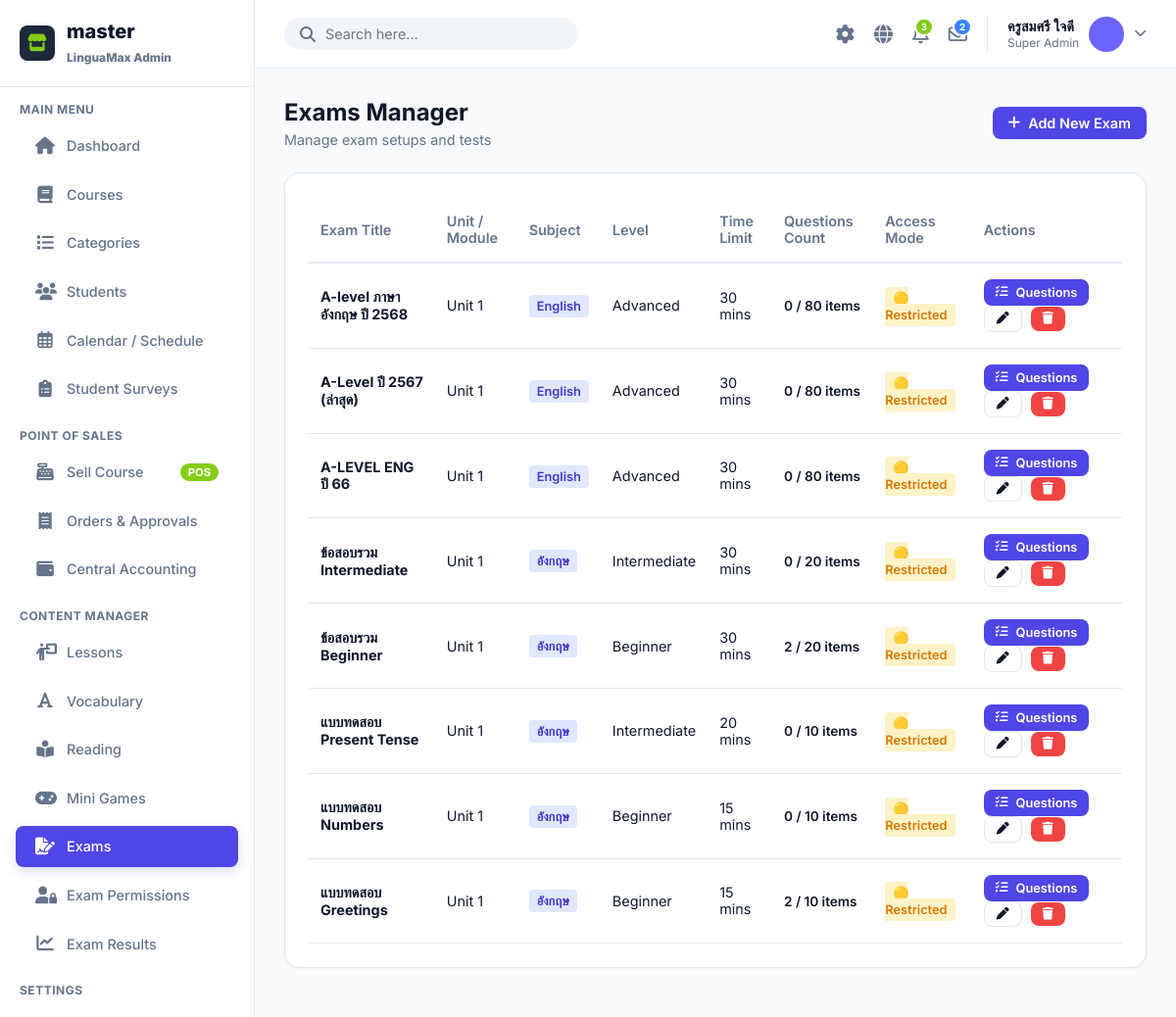
/admin/index.php?page=exams (signed in), run on the app's committed database.
### tables this page shows
CREATE TABLE `users` (
  `id` int(11) NOT NULL AUTO_INCREMENT,
  `code` varchar(10) NOT NULL,
  `username` varchar(50) DEFAULT NULL,
  `password` varchar(255) DEFAULT NULL,
  `fname` varchar(100) NOT NULL,
  `lname` varchar(100) NOT NULL,
  `nickname` varchar(50) NOT NULL,
  `role` enum('student','admin') DEFAULT 'student',
  `level` enum('beginner','intermediate','advanced') DEFAULT 'beginner',
  `xp` int(11) DEFAULT 0,
  `coins` int(11) DEFAULT 0,
  `avatar_color` varchar(7) DEFAULT '#6C63FF',
  `created_at` timestamp NOT NULL DEFAULT current_timestamp(),
  `updated_at` timestamp NOT NULL DEFAULT current_timestamp() ON UPDATE current_timestamp(),
  `daily_xp_goal` int(11) DEFAULT 50,
  `sound_enabled` tinyint(1) DEFAULT 1,
  `notifications_enabled` tinyint(1) DEFAULT 1,
  `character_id` varchar(50) DEFAULT 'default',
  `profile_pic` varchar(255) DEFAULT NULL,
  PRIMARY KEY (`id`),
  UNIQUE KEY `code` (`code`)
);

CREATE TABLE `exams` (
  `id` int(11) NOT NULL AUTO_INCREMENT,
  `title` varchar(255) NOT NULL,
  `unit` varchar(255) DEFAULT 'Unit 1',
  `lesson_id` int(11) DEFAULT NULL,
  `level` enum('beginner','intermediate','advanced') NOT NULL,
  `total_questions` int(11) DEFAULT 20,
  `time_minutes` int(11) DEFAULT 30,
  `created_at` timestamp NOT NULL DEFAULT current_timestamp(),
  `subject` varchar(50) DEFAULT 'อังกฤษ',
  `access_mode` enum('public','restricted','locked') DEFAULT 'restricted',
  PRIMARY KEY (`id`),
  KEY `lesson_id` (`lesson_id`),
  CONSTRAINT `exams_ibfk_1` FOREIGN KEY (`lesson_id`) REFERENCES `lessons` (`id`) ON DELETE SET NULL
);

### admin/page/exams.php (the view, shortened to what this page needs)
<?php
$action = $_GET['action'] ?? 'list';
$id = isset($_GET['id']) ? (int)$_GET['id'] : null;
$errorMsg = '';
try {
    $db->query("SELECT access_mode FROM exams LIMIT 1");
} catch (Exception $e) {
    try {
        $db->exec("ALTER TABLE exams ADD COLUMN access_mode ENUM('public', 'restricted', 'locked') DEFAULT 'restricted'");
    } catch (Exception $ex) {
        $errorMsg = "Database migration failed: " . $ex->getMessage();
    }
}
$stmt = $db->query("SELECT name FROM course_categories ORDER BY id ASC");
$subjects = $stmt->fetchAll(PDO::FETCH_COLUMN);
$stmt = $db->query("SELECT id, title FROM lessons ORDER BY id DESC");
$lessonsList = $stmt->fetchAll();
if ($action === 'edit' || $action === 'add'):
    $item = null;
    if ($action === 'edit' && $id) {
        $stmt = $db->prepare("SELECT * FROM exams WHERE id = ?");
        $stmt->execute([$id]);
        $item = $stmt->fetch();
    }
?>
    <div class="page-header">
        <div>
            <h1 class="page-title"><?= $item ? 'Edit Exam' : 'Add New Exam' ?></h1>
        </div>
        <a href="?page=exams" class="btn btn-outline"><i class="fa-solid fa-arrow-left"></i> Back</a>
    </div>
    <?php if ($errorMsg): ?>
    <div style="background: #FEE2E2; color: #DC2626; padding: 15px; border-radius: 8px; margin-bottom: 20px; font-weight: 600;">
        Error: <?= htmlspecialchars($errorMsg) ?>
    </div>
    <?php endif; ?>
    <div class="card" style="max-width: 800px;">
        <form method="POST" style="display: flex; flex-direction: column; gap: 20px;">
            <div>
                <label style="display:block; font-weight: 600; margin-bottom: 8px;">Exam Title</label>
                <input type="text" name="title" required value="<?= htmlspecialchars($item['title'] ?? '') ?>" style="width: 100%; padding: 12px; border: 1px solid var(--border); border-radius: 8px;">
            </div>
            <div style="display: grid; grid-template-columns: 1fr 1fr; gap: 20px;">
                <div>
                    <label style="display:block; font-weight: 600; margin-bottom: 8px;">Unit / Module</label>
                    <input type="text" name="unit" required value="<?= htmlspecialchars($item['unit'] ?? 'Unit 1') ?>" style="width: 100%; padding: 12px; border: 1px solid var(--border); border-radius: 8px;">
                </div>
                <div>
                    <label style="display:block; font-weight: 600; margin-bottom: 8px;">Link to Lesson (Optional)</label>
                    <select name="lesson_id" style="width: 100%; padding: 12px; border: 1px solid var(--border); border-radius: 8px;">
                        <option value="">-- None --</option>
                        <?php foreach($lessonsList as $l): ?>
                        <option value="<?= $l['id'] ?>" <?= ($item['lesson_id'] ?? '') == $l['id'] ? 'selected' : '' ?>>#<?= $l['id'] ?> - <?= htmlspecialchars($l['title']) ?></option>
                        <?php endforeach; ?>
                    </select>
                </div>
            </div>
            <div style="display: grid; grid-template-columns: 1fr 1fr; gap: 20px;">
                <div>
                    <label style="display:block; font-weight: 600; margin-bottom: 8px;">Subject</label>
                    <select name="subject" required style="width: 100%; padding: 12px; border: 1px solid var(--border); border-radius: 8px;">
                        <?php foreach($subjects as $c): ?>
                        <option value="<?= htmlspecialchars($c) ?>" <?= ($item['subject'] ?? 'อังกฤษ') === $c ? 'selected' : '' ?>><?= htmlspecialchars($c) ?></option>
                        <?php endforeach; ?>
                    </select>
                </div>
                <div>
                    <label style="display:block; font-weight: 600; margin-bottom: 8px;">Level</label>
                    <select name="level" required style="width: 100%; padding: 12px; border: 1px solid var(--border); border-radius: 8px;">
                        <option value="beginner" <?= ($item['level'] ?? '') === 'beginner' ? 'selected' : '' ?>>Beginner</option>
                        <option value="intermediate" <?= ($item['level'] ?? '') === 'intermediate' ? 'selected' : '' ?>>Intermediate</option>
                        <option value="advanced" <?= ($item['level'] ?? '') === 'advanced' ? 'selected' : '' ?>>Advanced</option>
                    </select>
                </div>
            </div>
            <div style="display: grid; grid-template-columns: 1fr 1fr; gap: 20px;">
                <div>
                    <label style="display:block; font-weight: 600; margin-bottom: 8px;">Time Limit (Minutes)</label>
                    <input type="number" name="time_minutes" required value="<?= htmlspecialchars($item['time_minutes'] ?? 30) ?>" style="width: 100%; padding: 12px; border: 1px solid var(--border); border-radius: 8px;">
                </div>
                <div>
                    <label style="display:block; font-weight: 600; margin-bottom: 8px;">Total Questions Displayed</label>
                    <input type="number" name="total_questions" required value="<?= htmlspecialchars($item['total_questions'] ?? 20) ?>" style="width: 100%; padding: 12px; border: 1px solid var(--border); border-radius: 8px;">
                </div>
            </div>
            <div style="display: grid; grid-template-columns: 1fr 1fr; gap: 20px;">
                <div>
                    <label style="display:block; font-weight: 600; margin-bottom: 8px;">Access Mode</label>
                    <select name="access_mode" style="width: 100%; padding: 12px; border: 1px solid var(--border); border-radius: 8px;">
                        <option value="public" <?= ($item['access_mode'] ?? '') === 'public' ? 'selected' : '' ?>>🟢 Public (Open to everyone)</option>
                        <option value="restricted" <?= ($item['access_mode'] ?? 'restricted') === 'restricted' ? 'selected' : '' ?>>🟡 Restricted (Requires permission)</option>
                        <option value="locked" <?= ($item['access_mode'] ?? '') === 'locked' ? 'selected' : '' ?>>🔴 Locked (Closed for all)</option>
                    </select>
                </div>
            </div>
            <div style="margin-top: 10px; border-top: 1px solid var(--border); padding-top: 20px;">
                <button type="submit" class="btn btn-primary"><i class="fa-solid fa-save"></i> Save Exam Setup</button>
            </div>
        </form>
    </div>
<?php else:
    $stmt = $db->query("SELECT e.*, (SELECT COUNT(*) FROM exam_questions q WHERE q.exam_id = e.id) as q_count FROM exams e ORDER BY e.id DESC");
    $items = $stmt->fetchAll();
?>
    <div class="page-header">
        <div>
            <h1 class="page-title">Exams Manager</h1>
            <p style="color: var(--text-muted); font-size: 0.9rem; margin-top: 5px;">Manage exam setups and tests</p>
        </div>
        <a href="?page=exams&action=add" class="btn btn-primary"><i class="fa-solid fa-plus"></i> Add New Exam</a>
    </div>
    <div class="card">
        <table>
            <thead>
                <tr>
                    <th>Exam Title</th>
                    <th>Unit / Module</th>
                    <th>Subject</th>
                    <th>Level</th>
                    <th>Time Limit</th>
                    <th>Questions Count</th>
                    <th>Access Mode</th>
                    <th>Actions</th>
                </tr>
            </thead>
            <tbody>
                <?php foreach($items as $item): ?>
                <tr>
                    <td><strong><?= htmlspecialchars($item['title']) ?></strong></td>
                    <td><?= htmlspecialchars($item['unit']) ?></td>
                    <td><span style="background: #E0E7FF; color: #4338CA; padding: 4px 8px; border-radius: 4px; font-size: 0.8rem; font-weight: 600;"><?= htmlspecialchars($item['subject']) ?></span></td>
                    <td><?= ucfirst($item['level']) ?></td>
                    <td><?= $item['time_minutes'] ?> mins</td>
                    <td>
                        <span style="font-size: 0.85rem; font-weight: 600; color: <?= $item['q_count'] < $item['total_questions'] ? 'var(--danger)' : 'var(--success)' ?>;"><?= $item['q_count'] ?> / <?= $item['total_questions'] ?> items</span>
                    </td>
                    <td>
                        <?php if ($item['access_mode'] === 'public'): ?>
                            <span style="background: #DCFCE7; color: #16A34A; padding: 4px 8px; border-radius: 4px; font-size: 0.8rem; font-weight: 600;">🟢 Public</span>
                        <?php elseif ($item['access_mode'] === 'locked'): ?>
                            <span style="background: #FEE2E2; color: #DC2626; padding: 4px 8px; border-radius: 4px; font-size: 0.8rem; font-weight: 600;">🔴 Locked</span>
                        <?php else: ?>
                            <span style="background: #FEF3C7; color: #D97706; padding: 4px 8px; border-radius: 4px; font-size: 0.8rem; font-weight: 600;">🟡 Restricted</span>
                        <?php endif; ?>
                    </td>
                    <td>
                        <a href="?page=exam_questions&exam_id=<?= $item['id'] ?>" class="btn btn-sm btn-primary" style="margin-right: 5px;" title="Manage Questions"><i class="fa-solid fa-list-check"></i> Questions</a>
                        <a href="?page=exams&action=edit&id=<?= $item['id'] ?>" class="btn btn-sm btn-outline" style="margin-right: 5px;" title="Edit Setup"><i class="fa-solid fa-pen"></i></a>
                        <form method="POST" onsubmit="return confirm('Delete this exam?');" style="display:inline;">
                            <button type="submit" class="btn btn-sm" style="background:#EF4444; color:white; border:none; padding:6px 12px; cursor:pointer; border-radius:8px;"><i class="fa-solid fa-trash"></i></button>
                        </form>
                    </td>
                </tr>
                <?php endforeach; ?>
            </tbody>
        </table>
    </div>
<?php endif; ?>

### admin/includes/topbar.php (shortened to what this page needs)
<?php
$stmt = $db->query("SELECT * FROM users WHERE role='admin' LIMIT 1");
$admin_profile = $stmt->fetch();
$admin_name = $admin_profile ? $admin_profile['fname'] . ' ' . $admin_profile['lname'] : 'Patricia Peter';
$admin_avatar = $admin_profile['avatar_color'] ?? '#64748B';
$stmt = $db->query("SELECT COUNT(*) FROM admin_notifications WHERE is_read=0");
$unread_notifs = $stmt->fetchColumn();
$stmt = $db->query("SELECT COUNT(*) FROM admin_messages WHERE is_read=0");
$unread_msgs = $stmt->fetchColumn();
?>
<div class="topbar">
    <form class="search-bar" action="" method="GET">
        <i class="fa-solid fa-magnifying-glass" onclick="this.parentNode.submit()" style="cursor:pointer;"></i>
        <input type="text" name="q" placeholder="Search here..." value="<?= htmlspecialchars($_GET['q'] ?? '') ?>" required>
    </form>
    <div class="topbar-actions">
        <div class="action-icon" id="themeToggle" onclick="toggleTheme()" title="Toggle Dark Mode">
            <i class="fa-solid fa-gear"></i>
        </div>
        <div class="action-icon dropdown-trigger" data-target="langDropdown" title="Change Language">
            <i class="fa-solid fa-globe"></i>
        </div>
        <div class="action-icon dropdown-trigger" data-target="notifDropdown" title="Notifications">
            <?php if($unread_notifs > 0): ?>
            <span class="action-badge" style="background:#84cc16; color:white;"><?= $unread_notifs ?></span>
            <?php endif; ?>
        </div>
        <div class="action-icon dropdown-trigger" data-target="msgDropdown" title="Messages">
            <?php if($unread_msgs > 0): ?>
            <span class="action-badge" style="background:#3B82F6; color:white;"><?= $unread_msgs ?></span>
            <?php endif; ?>
        </div>
        <div class="profile dropdown-trigger" data-target="profileDropdown" style="cursor:pointer;">
            <div class="profile-info">
                <span class="profile-name"><?= htmlspecialchars($admin_name) ?></span>
                <span class="profile-role">Super Admin</span>
            </div>
            <div class="profile-img" style="background:<?= $admin_avatar ?>;"></div>
            <i class="fa-solid fa-chevron-down" style="font-size:0.8rem; color:var(--text-muted);"></i>
        </div>
    </div>
</div>

### admin/asset/css/style.css (style rules this page uses)
:root { --primary: #4F46E5; --primary-light: #E0E7FF; --secondary: #10B981; --bg: #F8FAFC; --surface: #FFFFFF; --text-main: #0F172A; --text-muted: #64748B; --border: #E2E8F0; --sidebar-width: 260px; --topbar-height: 70px; }
* { box-sizing: border-box; margin: 0; padding: 0; font-family: 'Inter', 'Prompt', sans-serif; }
body { background: var(--bg); color: var(--text-main); display: flex; height: 100vh; overflow: hidden; }
.topbar { height: var(--topbar-height); background: var(--surface); border-bottom: 1px solid var(--border); display: flex; align-items: center; justify-content: space-between; padding: 0 30px; }
.search-bar { display: flex; align-items: center; background: #F1F5F9; border-radius: 20px; padding: 8px 16px; width: 300px; }
.search-bar i { color: var(--text-muted); margin-right: 10px; }
.search-bar input { border: none; background: transparent; outline: none; width: 100%; font-size: 0.9rem; color: var(--text-main); }
.topbar-actions { display: flex; align-items: center; gap: 20px; }
.action-icon { color: var(--text-muted); font-size: 1.2rem; cursor: pointer; position: relative; }
.action-badge { position: absolute; top: -5px; right: -5px; background: #84CC16; color: white; font-size: 0.6rem; padding: 2px 5px; border-radius: 10px; font-weight: 700; border: 2px solid white; }
.profile { display: flex; align-items: center; gap: 10px; cursor: pointer; border-left: 1px solid var(--border); padding-left: 20px; }
.profile-img { width: 36px; height: 36px; border-radius: 50%; background: #CBD5E1; }
.profile-info { display: flex; flex-direction: column; }
.profile-name { font-weight: 600; font-size: 0.9rem; }
.profile-role { font-size: 0.75rem; color: var(--text-muted); }
.page-header { display: flex; justify-content: space-between; align-items: center; margin-bottom: 25px; }
.page-title { font-size: 1.5rem; font-weight: 700; color: var(--text-main); }
.card { background: var(--surface); border-radius: 16px; padding: 24px; box-shadow: 0 1px 3px rgba(0,0,0,0.05); border: 1px solid var(--border); margin-bottom: 20px; }
.btn { padding: 8px 16px; border-radius: 8px; border: none; cursor: pointer; font-weight: 600; font-size: 0.9rem; transition: 0.2s; display: inline-flex; align-items: center; gap: 8px; text-decoration: none; }
.btn-primary { background: var(--primary); color: white; }
.btn-outline { border: 1px solid var(--border); background: transparent; color: var(--text-main); }
.btn-sm { padding: 6px 12px; font-size: 0.8rem; }
table { width: 100%; border-collapse: collapse; }
th, td { padding: 16px 12px; text-align: left; border-bottom: 1px solid var(--border); font-size: 0.9rem; }
th { color: var(--text-muted); font-weight: 600; border-bottom: 2px solid var(--border); }
.dropdown-trigger { position: relative; cursor: pointer; }

### data on the page
users: admin_name "ครูสมศรี ใจดี"
exams: title "A-level ภาษาอังกฤษ ปี 2568", unit "Unit 1", subject "English", level "Advanced", time_minutes "30", q_count "0", total_questions "80", access_mode "🟡 Restricted"
exams: title "A-Level ปี 2567 (ล่าสุด)", unit "Unit 1", subject "English", level "Advanced", time_minutes "30", q_count "0", total_questions "80", access_mode "🟡 Restricted"
exams: title "A-LEVEL ENG ปี 66", unit "Unit 1", subject "English", level "Advanced", time_minutes "30", q_count "0", total_questions "80", access_mode "🟡 Restricted"
exams: title "ข้อสอบรวม Intermediate", unit "Unit 1", subject "อังกฤษ", level "Intermediate", time_minutes "30", q_count "0", total_questions "20", access_mode "🟡 Restricted"
exams: title "ข้อสอบรวม Beginner", unit "Unit 1", subject "อังกฤษ", level "Beginner", time_minutes "30", q_count "2", total_questions "20", access_mode "🟡 Restricted"
exams: title "แบบทดสอบ Present Tense", unit "Unit 1", subject "อังกฤษ", level "Intermediate", time_minutes "20", q_count "0", total_questions "10", access_mode "🟡 Restricted"
exams: title "แบบทดสอบ Numbers", unit "Unit 1", subject "อังกฤษ", level "Beginner", time_minutes "15", q_count "0", total_questions "10", access_mode "🟡 Restricted"
exams: title "แบบทดสอบ Greetings", unit "Unit 1", subject "อังกฤษ", level "Beginner", time_minutes "15", q_count "2", total_questions "10", access_mode "🟡 Restricted"

### other printed values
$unread_notifs "3"
$unread_msgs "2"
